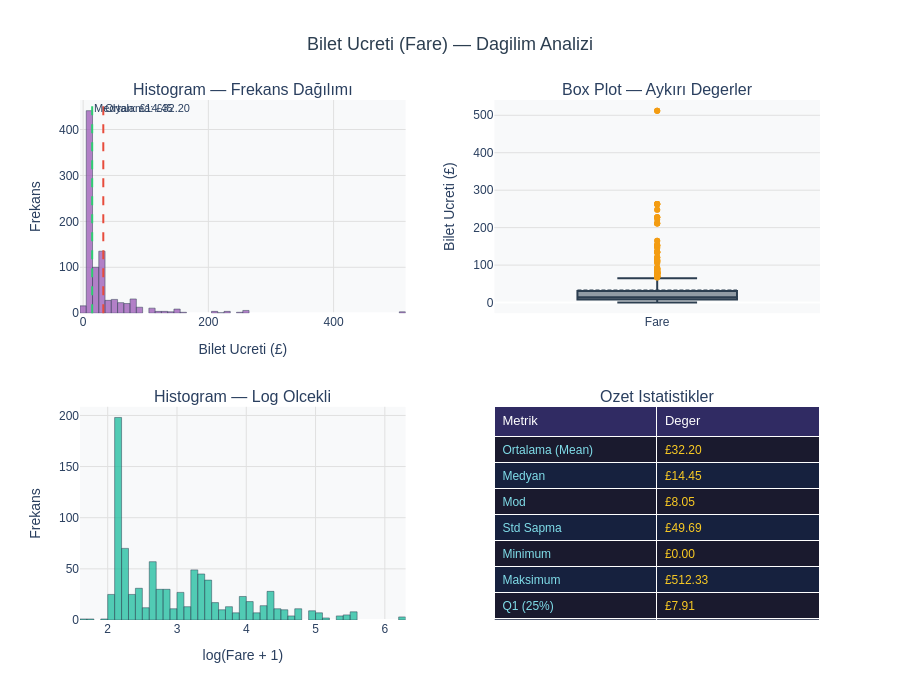

Notebook code cell kept with this figure:
### Markdown cell above
### 💰 **Bilet Ücreti: Fare**

**Sürekli değişken** - Yolcuların ödediği bilet ücretleri (£0 ile £512 arasında)

### Code cell
import plotly.graph_objects as go
from plotly.subplots import make_subplots
import numpy as np

fare_data = df['Fare'].dropna()

q1   = fare_data.quantile(0.25)
q3   = fare_data.quantile(0.75)
iqr  = q3 - q1
mean = fare_data.mean()
med  = fare_data.median()
skew = fare_data.skew()
outlier_count = int((fare_data > q3 + 1.5 * iqr).sum())

# --- Plotly: 2x2 subplot grid ---
fig = make_subplots(
    rows=2, cols=2,
    subplot_titles=(
        "Histogram — Frekans Dağılımı",
        "Box Plot — Aykırı Degerler",
        "Histogram — Log Olcekli",
        "Ozet Istatistikler"
    ),
    specs=[
        [{"type": "xy"}, {"type": "xy"}],
        [{"type": "xy"}, {"type": "table"}]
    ],
    horizontal_spacing=0.12,
    vertical_spacing=0.18
)

# 1. Histogram
fig.add_trace(
    go.Histogram(
        x=fare_data,
        nbinsx=60,
        name="Fare",
        marker_color="rgba(155, 89, 182, 0.75)",
        marker_line=dict(color="#2c3e50", width=0.5),
        showlegend=False
    ),
    row=1, col=1
)
for val, label, color in [(mean, f"Ortalama: £{mean:.2f}", "#e74c3c"),
                            (med,  f"Medyan: £{med:.2f}",    "#2ecc71")]:
    fig.add_vline(x=val, line_dash="dash", line_color=color,
                  annotation_text=label,
                  annotation_position="top right",
                  annotation_font_size=11,
                  row=1, col=1)

# 2. Box Plot
fig.add_trace(
    go.Box(
        y=fare_data,
        name="Fare",
        marker_color="#f39c12",
        line_color="#2c3e50",
        boxmean=True,
        showlegend=False
    ),
    row=1, col=2
)

# 3. Log-scale Histogram
fig.add_trace(
    go.Histogram(
        x=np.log1p(fare_data[fare_data > 0]),
        nbinsx=50,
        name="log(Fare+1)",
        marker_color="rgba(26, 188, 156, 0.75)",
        marker_line=dict(color="#2c3e50", width=0.5),
        showlegend=False
    ),
    row=2, col=1
)

# 4. Istatistik tablosu
stats_labels = [
    "Ortalama (Mean)", "Medyan", "Mod",
    "Std Sapma", "Minimum", "Maksimum",
    "Q1 (25%)", "Q2 (50%)", "Q3 (75%)",
    "IQR", "Carpiklik (Skewness)", "Aykiri Deger Sayisi"
]
stats_values = [
    f"£{mean:.2f}", f"£{med:.2f}", f"£{fare_data.mode()[0]:.2f}",
    f"£{fare_data.std():.2f}", f"£{fare_data.min():.2f}", f"£{fare_data.max():.2f}",
    f"£{q1:.2f}", f"£{med:.2f}", f"£{q3:.2f}",
    f"£{iqr:.2f}", f"{skew:.2f}", str(outlier_count)
]

fig.add_trace(
    go.Table(
        header=dict(
            values=["Metrik", "Deger"],
            fill_color="#302b63",
            font=dict(color="white", size=13),
            align="left",
            height=30
        ),
        cells=dict(
            values=[stats_labels, stats_values],
            fill_color=[["#1a1a2e", "#16213e"] * 6, ["#1a1a2e", "#16213e"] * 6],
            font=dict(color=["#80deea", "#f9ca24"], size=12),
            align="left",
            height=26
        )
    ),
    row=2, col=2
)

fig.update_layout(
    title=dict(
        text="Bilet Ucreti (Fare) — Dagilim Analizi",
        x=0.5, xanchor="center",
        font=dict(size=18, color="#2c3e50")
    ),
    height=700,
    paper_bgcolor="white",
    plot_bgcolor="#f8f9fa",
    font=dict(family="Arial", size=12)
)

fig.update_xaxes(title_text="Bilet Ucreti (£)", row=1, col=1, showgrid=True, gridcolor="#e0e0e0")
fig.update_yaxes(title_text="Frekans",          row=1, col=1, showgrid=True, gridcolor="#e0e0e0")
fig.update_xaxes(title_text="log(Fare + 1)",    row=2, col=1, showgrid=True, gridcolor="#e0e0e0")
fig.update_yaxes(title_text="Frekans",          row=2, col=1, showgrid=True, gridcolor="#e0e0e0")
fig.update_yaxes(title_text="Bilet Ucreti (£)", row=1, col=2, showgrid=True, gridcolor="#e0e0e0")

fig.show()

### Figure 1 — Plotly figure (JSON) as saved in the notebook; plotly's stock layout.template omitted (floating-point values rounded to 4 significant figures; data arrays with more than 128 entries replaced by an {"elided": "..."} marker saying what was removed)
{"data": [{"marker": {"color": "rgba(155, 89, 182, 0.75)", "line": {"color": "#2c3e50", "width": 0.5}}, "name": "Fare", "nbinsx": 60, "showlegend": false, "type": "histogram", "x": {"elided": "891 float values"}, "xaxis": "x", "yaxis": "y"}, {"boxmean": true, "line": {"color": "#2c3e50"}, "marker": {"color": "#f39c12"}, "name": "Fare", "showlegend": false, "type": "box", "xaxis": "x2", "y": {"elided": "891 float values"}, "yaxis": "y2"}, {"marker": {"color": "rgba(26, 188, 156, 0.75)", "line": {"color": "#2c3e50", "width": 0.5}}, "name": "log(Fare+1)", "nbinsx": 50, "showlegend": false, "type": "histogram", "x": {"elided": "876 float values"}, "xaxis": "x3", "yaxis": "y3"}, {"cells": {"align": "left", "fill": {"color": [["#1a1a2e", "#16213e", "#1a1a2e", "#16213e", "#1a1a2e", "#16213e", "#1a1a2e", "#16213e", "#1a1a2e", "#16213e", "#1a1a2e", "#16213e"], ["#1a1a2e", "#16213e", "#1a1a2e", "#16213e", "#1a1a2e", "#16213e", "#1a1a2e", "#16213e", "#1a1a2e", "#16213e", "#1a1a2e", "#16213e"]]}, "font": {"color": ["#80deea", "#f9ca24"], "size": 12}, "height": 26, "values": [["Ortalama (Mean)", "Medyan", "Mod", "Std Sapma", "Minimum", "Maksimum", "Q1 (25%)", "Q2 (50%)", "Q3 (75%)", "IQR", "Carpiklik (Skewness)", "Aykiri Deger Sayisi"], ["£32.20", "£14.45", "£8.05", "£49.69", "£0.00", "£512.33", "£7.91", "£14.45", "£31.00", "£23.09", "4.79", "116"]]}, "domain": {"x": [0.56, 1], "y": [0, 0.41]}, "header": {"align": "left", "fill": {"color": "#302b63"}, "font": {"color": "white", "size": 13}, "height": 30, "values": ["Metrik", "Deger"]}, "type": "table"}], "layout": {"annotations": [{"font": {"size": 16}, "showarrow": false, "text": "Histogram — Frekans Dağılımı", "x": 0.22, "xanchor": "center", "xref": "paper", "y": 1, "yanchor": "bottom", "yref": "paper"}, {"font": {"size": 16}, "showarrow": false, "text": "Box Plot — Aykırı Degerler", "x": 0.78, "xanchor": "center", "xref": "paper", "y": 1, "yanchor": "bottom", "yref": "paper"}, {"font": {"size": 16}, "showarrow": false, "text": "Histogram — Log Olcekli", "x": 0.22, "xanchor": "center", "xref": "paper", "y": 0.41, "yanchor": "bottom", "yref": "paper"}, {"font": {"size": 16}, "showarrow": false, "text": "Ozet Istatistikler", "x": 0.78, "xanchor": "center", "xref": "paper", "y": 0.41, "yanchor": "bottom", "yref": "paper"}, {"font": {"size": 11}, "showarrow": false, "text": "Ortalama: £32.20", "x": 32.2, "xanchor": "left", "xref": "x", "y": 1, "yanchor": "top", "yref": "y domain"}, {"font": {"size": 11}, "showarrow": false, "text": "Medyan: £14.45", "x": 14.45, "xanchor": "left", "xref": "x", "y": 1, "yanchor": "top", "yref": "y domain"}], "font": {"family": "Arial", "size": 12}, "height": 700, "paper_bgcolor": "white", "plot_bgcolor": "#f8f9fa", "shapes": [{"line": {"color": "#e74c3c", "dash": "dash"}, "type": "line", "x0": 32.2, "x1": 32.2, "xref": "x", "y0": 0, "y1": 1, "yref": "y domain"}, {"line": {"color": "#2ecc71", "dash": "dash"}, "type": "line", "x0": 14.45, "x1": 14.45, "xref": "x", "y0": 0, "y1": 1, "yref": "y domain"}], "title": {"font": {"color": "#2c3e50", "size": 18}, "text": "Bilet Ucreti (Fare) — Dagilim Analizi", "x": 0.5, "xanchor": "center"}, "xaxis": {"anchor": "y", "domain": [0, 0.44], "gridcolor": "#e0e0e0", "showgrid": true, "title": {"text": "Bilet Ucreti (£)"}}, "xaxis2": {"anchor": "y2", "domain": [0.56, 1]}, "xaxis3": {"anchor": "y3", "domain": [0, 0.44], "gridcolor": "#e0e0e0", "showgrid": true, "title": {"text": "log(Fare + 1)"}}, "yaxis": {"anchor": "x", "domain": [0.59, 1], "gridcolor": "#e0e0e0", "showgrid": true, "title": {"text": "Frekans"}}, "yaxis2": {"anchor": "x2", "domain": [0.59, 1], "gridcolor": "#e0e0e0", "showgrid": true, "title": {"text": "Bilet Ucreti (£)"}}, "yaxis3": {"anchor": "x3", "domain": [0, 0.41], "gridcolor": "#e0e0e0", "showgrid": true, "title": {"text": "Frekans"}}}}
